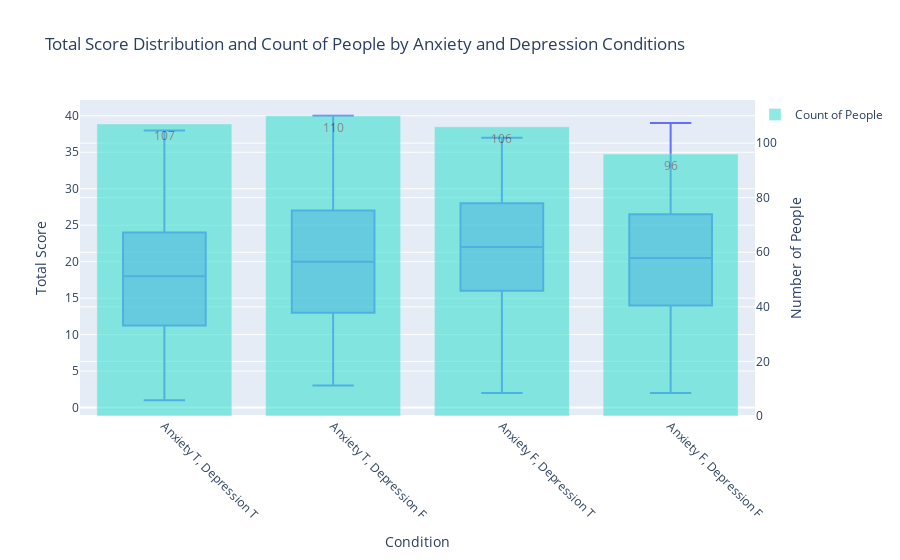

The notebook cell this image was saved under:
### Markdown cell above
4. How does diagnosis of Anxiety or Depression affect Total_Score?

### Code cell
# Add a 'Condition' column for easy visualization
filtered_df['Condition'] = filtered_df.apply(lambda row: 
                            'Anxiety T, Depression T' if row['Anxiety Diagnosis'] and row['Depression Diagnosis'] else
                            'Anxiety T, Depression F' if row['Anxiety Diagnosis'] and not row['Depression Diagnosis'] else
                            'Anxiety F, Depression T' if not row['Anxiety Diagnosis'] and row['Depression Diagnosis'] else
                            'Anxiety F, Depression F', axis=1)

# Count the number of people in each condition group
condition_counts = filtered_df['Condition'].value_counts().reset_index()
condition_counts.columns = ['Condition', 'Count']

# Create a bar plot to show the number of people in each group
bar_trace = go.Bar(
    x=condition_counts['Condition'], 
    y=condition_counts['Count'], 
    text=condition_counts['Count'],  # Show count labels on bars
    textposition='auto',
    name='Count of People',  # Legend label for bar chart
    marker_color='turquoise',
    opacity=0.6,
    yaxis='y2'  # Map bar plot to a secondary y-axis
)

# Create a boxplot to visualize the total score distribution across different conditions using Plotly
fig6 = px.box(filtered_df, 
             x='Condition', 
             y='Total_Score', 
             title='Total Score Distribution by Anxiety and Depression Conditions',
             labels={'Condition': 'Anxiety and Depression Conditions', 'Total_Score': 'Total Score'},
             category_orders={'Condition': ['Anxiety T, Depression T', 'Anxiety T, Depression F', 
                                            'Anxiety F, Depression T', 'Anxiety F, Depression F']}
            )

# Add bar plot trace to the figure
fig6.add_trace(bar_trace)

# Update layout to combine box and bar plots
fig6.update_layout(
    xaxis_title='Condition',
    yaxis_title='Total Score',
    xaxis_tickangle=45,
    yaxis=dict(showgrid=True, title='Total Score'),  # Primary y-axis for Total Score
    yaxis2=dict(title='Number of People', overlaying='y', side='right'),  # Secondary y-axis for count of people
    legend=dict(x=1, y=1),  # Position the legend
    title='Total Score Distribution and Count of People by Anxiety and Depression Conditions'
)
# Show the plot
fig6.show()

### Figure 1 — Plotly figure (JSON) as saved in the notebook; plotly's stock layout.template omitted (floating-point values rounded to 4 significant figures; data arrays with more than 128 entries replaced by an {"elided": "..."} marker saying what was removed)
{"data": [{"alignmentgroup": "True", "hovertemplate": "Anxiety and Depression Conditions=%{x}<br>Total Score=%{y}<extra></extra>", "legendgroup": "", "marker": {"color": "#636efa"}, "name": "", "notched": false, "offsetgroup": "", "orientation": "v", "showlegend": false, "type": "box", "x": {"elided": "419 str values"}, "x0": " ", "xaxis": "x", "y": {"elided": "419 int values"}, "y0": " ", "yaxis": "y"}, {"marker": {"color": "turquoise"}, "name": "Count of People", "opacity": 0.6, "text": [110, 107, 106, 96], "textposition": "auto", "type": "bar", "x": ["Anxiety T, Depression F", "Anxiety T, Depression T", "Anxiety F, Depression T", "Anxiety F, Depression F"], "y": [110, 107, 106, 96], "yaxis": "y2"}], "layout": {"boxmode": "group", "legend": {"tracegroupgap": 0, "x": 1, "y": 1}, "title": {"text": "Total Score Distribution and Count of People by Anxiety and Depression Conditions"}, "xaxis": {"anchor": "y", "categoryarray": ["Anxiety T, Depression T", "Anxiety T, Depression F", "Anxiety F, Depression T", "Anxiety F, Depression F"], "categoryorder": "array", "domain": [0, 1], "tickangle": 45, "title": {"text": "Condition"}}, "yaxis": {"anchor": "x", "domain": [0, 1], "showgrid": true, "title": {"text": "Total Score"}}, "yaxis2": {"overlaying": "y", "side": "right", "title": {"text": "Number of People"}}}}
